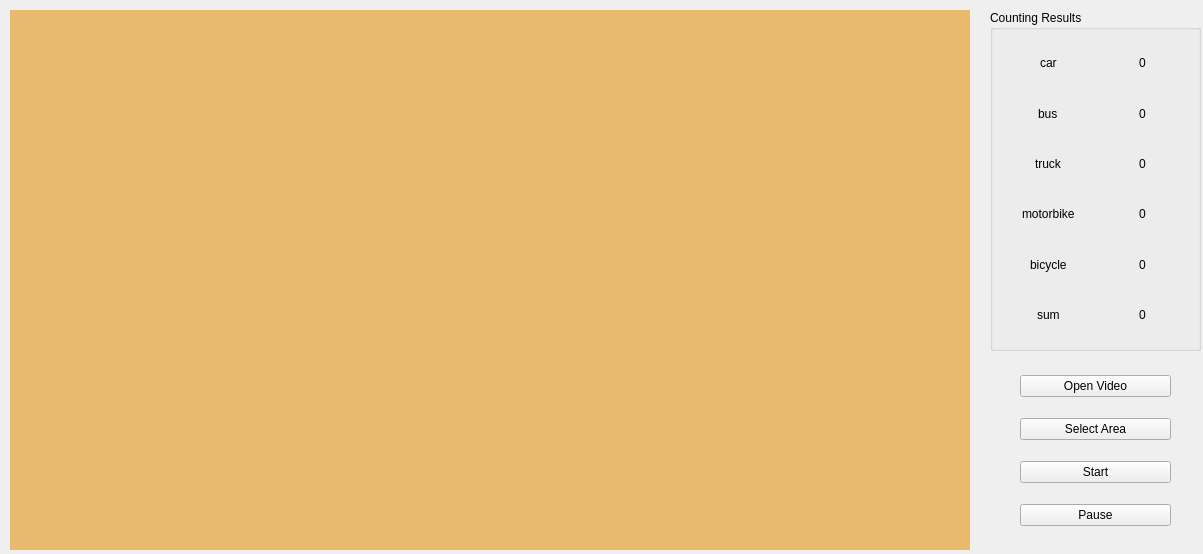
<?xml version="1.0" encoding="UTF-8"?>
<ui version="4.0">
 <class>mainWindow</class>
 <widget class="QMainWindow" name="mainWindow">
  <property name="geometry">
   <rect>
    <x>0</x>
    <y>0</y>
    <width>1203</width>
    <height>554</height>
   </rect>
  </property>
  <property name="windowTitle">
   <string>Car Counter</string>
  </property>
  <widget class="QWidget" name="centralwidget">
   <widget class="QGroupBox" name="groupBox_count">
    <property name="geometry">
     <rect>
      <x>990</x>
      <y>10</y>
      <width>211</width>
      <height>341</height>
     </rect>
    </property>
    <property name="title">
     <string>Counting Results</string>
    </property>
    <layout class="QVBoxLayout" name="verticalLayout_2">
     <item>
      <layout class="QGridLayout" name="gridLayout_count">
       <property name="leftMargin">
        <number>2</number>
       </property>
       <property name="topMargin">
        <number>2</number>
       </property>
       <property name="rightMargin">
        <number>2</number>
       </property>
       <property name="bottomMargin">
        <number>2</number>
       </property>
       <property name="spacing">
        <number>6</number>
       </property>
       <item row="2" column="1" alignment="Qt::AlignHCenter">
        <widget class="QLabel" name="label_truck">
         <property name="text">
          <string>0</string>
         </property>
        </widget>
       </item>
       <item row="4" column="0" alignment="Qt::AlignHCenter">
        <widget class="QLabel" name="label_7">
         <property name="text">
          <string>bicycle</string>
         </property>
        </widget>
       </item>
       <item row="2" column="0" alignment="Qt::AlignHCenter">
        <widget class="QLabel" name="label_5">
         <property name="text">
          <string>truck</string>
         </property>
        </widget>
       </item>
       <item row="3" column="0" alignment="Qt::AlignHCenter">
        <widget class="QLabel" name="label_6">
         <property name="text">
          <string>motorbike</string>
         </property>
        </widget>
       </item>
       <item row="3" column="1" alignment="Qt::AlignHCenter">
        <widget class="QLabel" name="label_motorbike">
         <property name="text">
          <string>0</string>
         </property>
        </widget>
       </item>
       <item row="1" column="1" alignment="Qt::AlignHCenter">
        <widget class="QLabel" name="label_bus">
         <property name="text">
          <string>0</string>
         </property>
        </widget>
       </item>
       <item row="4" column="1" alignment="Qt::AlignHCenter">
        <widget class="QLabel" name="label_bicycle">
         <property name="text">
          <string>0</string>
         </property>
        </widget>
       </item>
       <item row="5" column="0" alignment="Qt::AlignHCenter">
        <widget class="QLabel" name="label_12">
         <property name="text">
          <string>sum</string>
         </property>
        </widget>
       </item>
       <item row="0" column="0" alignment="Qt::AlignHCenter">
        <widget class="QLabel" name="label_3">
         <property name="text">
          <string>car</string>
         </property>
        </widget>
       </item>
       <item row="5" column="1" alignment="Qt::AlignHCenter">
        <widget class="QLabel" name="label_sum">
         <property name="text">
          <string>0</string>
         </property>
        </widget>
       </item>
       <item row="0" column="1" alignment="Qt::AlignHCenter">
        <widget class="QLabel" name="label_car">
         <property name="text">
          <string>0</string>
         </property>
        </widget>
       </item>
       <item row="1" column="0" alignment="Qt::AlignHCenter">
        <widget class="QLabel" name="label_4">
         <property name="text">
          <string>bus</string>
         </property>
        </widget>
       </item>
      </layout>
     </item>
    </layout>
   </widget>
   <widget class="QLabel" name="label_image">
    <property name="geometry">
     <rect>
      <x>10</x>
      <y>10</y>
      <width>960</width>
      <height>540</height>
     </rect>
    </property>
    <property name="styleSheet">
     <string notr="true">background-color: rgb(233, 185, 110);</string>
    </property>
    <property name="text">
     <string/>
    </property>
    <property name="alignment">
     <set>Qt::AlignCenter</set>
    </property>
   </widget>
   <widget class="QWidget" name="">
    <property name="geometry">
     <rect>
      <x>1020</x>
      <y>360</y>
      <width>151</width>
      <height>181</height>
     </rect>
    </property>
    <layout class="QVBoxLayout" name="verticalLayout">
     <item>
      <widget class="QPushButton" name="pushButton_openVideo">
       <property name="text">
        <string>Open Video</string>
       </property>
      </widget>
     </item>
     <item>
      <widget class="QPushButton" name="pushButton_selectArea">
       <property name="text">
        <string>Select Area</string>
       </property>
      </widget>
     </item>
     <item>
      <widget class="QPushButton" name="pushButton_start">
       <property name="text">
        <string>Start</string>
       </property>
      </widget>
     </item>
     <item>
      <widget class="QPushButton" name="pushButton_pause">
       <property name="text">
        <string>Pause</string>
       </property>
      </widget>
     </item>
    </layout>
   </widget>
  </widget>
 </widget>
 <resources/>
 <connections/>
</ui>
